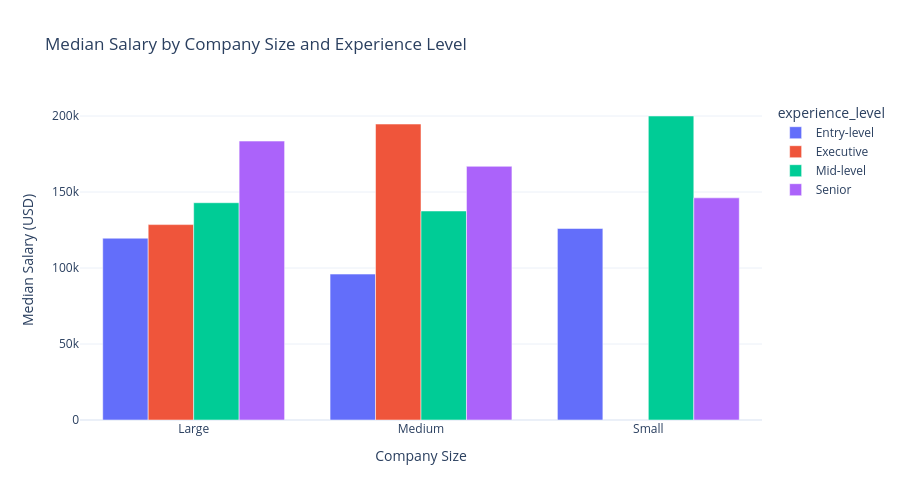

This figure's notebook cell:
### Markdown cell above
2024년 이후로 코로나가 종식되면서 원격근무와 출근을 혼합한 hybrid 근무형태는 거의 사라져서 기업의 출근 : 원격근무는 형태는 80 : 20 비율을 보여주고 있습니다.
이제는 원격근무 형태라고 연봉이 더 높지는 않습니다.

### Code cell
# Salary by company size
company_salary = train_df.groupby(['company_size', 'experience_level'])['salary_in_usd'].median().reset_index()
company_salary['company_size'] = company_salary['company_size'].map({'S': 'Small', 'M': 'Medium', 'L': 'Large'})
company_salary['experience_level'] = company_salary['experience_level'].map({
    'EN': 'Entry-level', 'MI': 'Mid-level', 'SE': 'Senior', 'EX': 'Executive'
})

fig = px.bar(company_salary, x='company_size', y='salary_in_usd', color='experience_level',
            barmode='group', title='Median Salary by Company Size and Experience Level',
            labels={'salary_in_usd': 'Median Salary (USD)', 'company_size': 'Company Size'},
            template='plotly_white')

fig.update_layout(width=900, height=500)
fig.show()

### Figure 1 — Plotly figure (JSON) as saved in the notebook; plotly's stock layout.template omitted (floating-point values rounded to 4 significant figures)
{"data": [{"alignmentgroup": "True", "hovertemplate": "experience_level=Entry-level<br>Company Size=%{x}<br>Median Salary (USD)=%{y}<extra></extra>", "legendgroup": "Entry-level", "marker": {"color": "#636efa", "pattern": {"shape": ""}}, "name": "Entry-level", "offsetgroup": "Entry-level", "orientation": "v", "showlegend": true, "textposition": "auto", "type": "bar", "x": ["Large", "Medium", "Small"], "xaxis": "x", "y": [119600, 96000, 126000], "yaxis": "y"}, {"alignmentgroup": "True", "hovertemplate": "experience_level=Executive<br>Company Size=%{x}<br>Median Salary (USD)=%{y}<extra></extra>", "legendgroup": "Executive", "marker": {"color": "#EF553B", "pattern": {"shape": ""}}, "name": "Executive", "offsetgroup": "Executive", "orientation": "v", "showlegend": true, "textposition": "auto", "type": "bar", "x": ["Large", "Medium"], "xaxis": "x", "y": [128550, 194700], "yaxis": "y"}, {"alignmentgroup": "True", "hovertemplate": "experience_level=Mid-level<br>Company Size=%{x}<br>Median Salary (USD)=%{y}<extra></extra>", "legendgroup": "Mid-level", "marker": {"color": "#00cc96", "pattern": {"shape": ""}}, "name": "Mid-level", "offsetgroup": "Mid-level", "orientation": "v", "showlegend": true, "textposition": "auto", "type": "bar", "x": ["Large", "Medium", "Small"], "xaxis": "x", "y": [142950, 137500, 200000], "yaxis": "y"}, {"alignmentgroup": "True", "hovertemplate": "experience_level=Senior<br>Company Size=%{x}<br>Median Salary (USD)=%{y}<extra></extra>", "legendgroup": "Senior", "marker": {"color": "#ab63fa", "pattern": {"shape": ""}}, "name": "Senior", "offsetgroup": "Senior", "orientation": "v", "showlegend": true, "textposition": "auto", "type": "bar", "x": ["Large", "Medium", "Small"], "xaxis": "x", "y": [183500, 166900, 146153], "yaxis": "y"}], "layout": {"barmode": "group", "height": 500, "legend": {"title": {"text": "experience_level"}, "tracegroupgap": 0}, "title": {"text": "Median Salary by Company Size and Experience Level"}, "width": 900, "xaxis": {"anchor": "y", "domain": [0, 1], "title": {"text": "Company Size"}}, "yaxis": {"anchor": "x", "domain": [0, 1], "title": {"text": "Median Salary (USD)"}}}}
